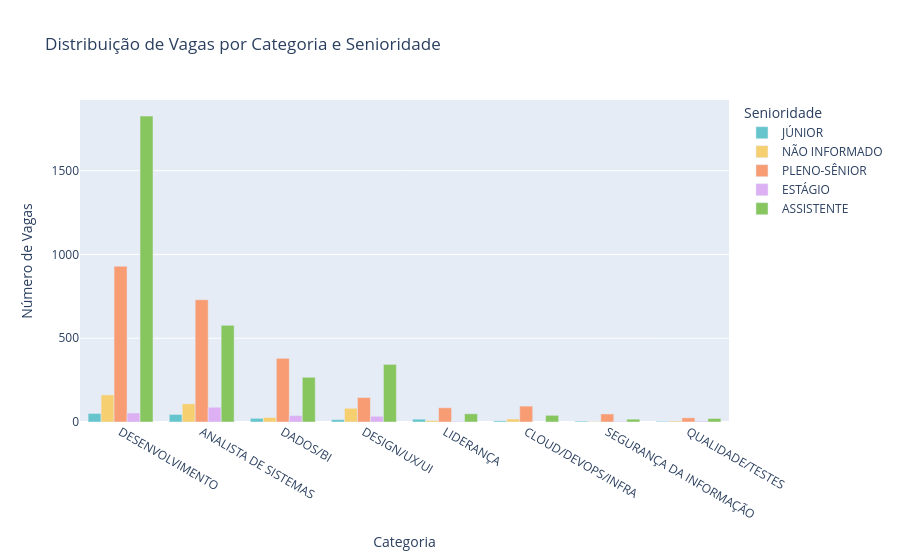

Notebook code for this chart:
### Code cell
# Gráfico de distribuição de vagas por categoria e senioridade
fig_vagas = px.bar(
    Calc_Cand_Vaga_cat,
    x="Categoria",
    y="Quantidade_Vagas",
    color="Senioridade",
    title="Distribuição de Vagas por Categoria e Senioridade",
    labels={"Quantidade_Vagas": "Número de Vagas", "Categoria": "Categoria"},
    barmode="group",
    color_discrete_sequence=px.colors.qualitative.Pastel
)

fig_vagas.update_layout(
    xaxis_title="Categoria",
    yaxis_title="Número de Vagas",
    xaxis={'categoryorder': 'total descending'}
)
fig_vagas.show()

### Figure 1 — Plotly figure (JSON) as saved in the notebook; plotly's stock layout.template omitted (floating-point values rounded to 4 significant figures)
{"data": [{"alignmentgroup": "True", "hovertemplate": "Senioridade=JÚNIOR<br>Categoria=%{x}<br>Número de Vagas=%{y}<extra></extra>", "legendgroup": "JÚNIOR", "marker": {"color": "rgb(102, 197, 204)", "pattern": {"shape": ""}}, "name": "JÚNIOR", "offsetgroup": "JÚNIOR", "orientation": "v", "showlegend": true, "textposition": "auto", "type": "bar", "x": ["SEGURANÇA DA INFORMAÇÃO", "QUALIDADE/TESTES", "DESENVOLVIMENTO", "DESIGN/UX/UI", "ANALISTA DE SISTEMAS", "DADOS/BI", "CLOUD/DEVOPS/INFRA", "LIDERANÇA"], "xaxis": "x", "y": [5, 4, 51, 14, 45, 22, 7, 17], "yaxis": "y"}, {"alignmentgroup": "True", "hovertemplate": "Senioridade=NÃO INFORMADO<br>Categoria=%{x}<br>Número de Vagas=%{y}<extra></extra>", "legendgroup": "NÃO INFORMADO", "marker": {"color": "rgb(246, 207, 113)", "pattern": {"shape": ""}}, "name": "NÃO INFORMADO", "offsetgroup": "NÃO INFORMADO", "orientation": "v", "showlegend": true, "textposition": "auto", "type": "bar", "x": ["LIDERANÇA", "DESENVOLVIMENTO", "DESIGN/UX/UI", "ANALISTA DE SISTEMAS", "CLOUD/DEVOPS/INFRA", "DADOS/BI", "SEGURANÇA DA INFORMAÇÃO", "QUALIDADE/TESTES"], "xaxis": "x", "y": [9, 162, 82, 109, 18, 27, 3, 6], "yaxis": "y"}, {"alignmentgroup": "True", "hovertemplate": "Senioridade=PLENO-SÊNIOR<br>Categoria=%{x}<br>Número de Vagas=%{y}<extra></extra>", "legendgroup": "PLENO-SÊNIOR", "marker": {"color": "rgb(248, 156, 116)", "pattern": {"shape": ""}}, "name": "PLENO-SÊNIOR", "offsetgroup": "PLENO-SÊNIOR", "orientation": "v", "showlegend": true, "textposition": "auto", "type": "bar", "x": ["SEGURANÇA DA INFORMAÇÃO", "LIDERANÇA", "DESIGN/UX/UI", "QUALIDADE/TESTES", "ANALISTA DE SISTEMAS", "DESENVOLVIMENTO", "DADOS/BI", "CLOUD/DEVOPS/INFRA"], "xaxis": "x", "y": [48, 85, 146, 25, 730, 930, 380, 95], "yaxis": "y"}, {"alignmentgroup": "True", "hovertemplate": "Senioridade=ESTÁGIO<br>Categoria=%{x}<br>Número de Vagas=%{y}<extra></extra>", "legendgroup": "ESTÁGIO", "marker": {"color": "rgb(220, 176, 242)", "pattern": {"shape": ""}}, "name": "ESTÁGIO", "offsetgroup": "ESTÁGIO", "orientation": "v", "showlegend": true, "textposition": "auto", "type": "bar", "x": ["QUALIDADE/TESTES", "ANALISTA DE SISTEMAS", "DADOS/BI", "DESENVOLVIMENTO", "DESIGN/UX/UI", "SEGURANÇA DA INFORMAÇÃO", "LIDERANÇA"], "xaxis": "x", "y": [5, 88, 38, 54, 34, 4, 4], "yaxis": "y"}, {"alignmentgroup": "True", "hovertemplate": "Senioridade=ASSISTENTE<br>Categoria=%{x}<br>Número de Vagas=%{y}<extra></extra>", "legendgroup": "ASSISTENTE", "marker": {"color": "rgb(135, 197, 95)", "pattern": {"shape": ""}}, "name": "ASSISTENTE", "offsetgroup": "ASSISTENTE", "orientation": "v", "showlegend": true, "textposition": "auto", "type": "bar", "x": ["SEGURANÇA DA INFORMAÇÃO", "LIDERANÇA", "ANALISTA DE SISTEMAS", "DESIGN/UX/UI", "DADOS/BI", "DESENVOLVIMENTO", "CLOUD/DEVOPS/INFRA", "QUALIDADE/TESTES"], "xaxis": "x", "y": [17, 49, 577, 344, 267, 1826, 40, 21], "yaxis": "y"}], "layout": {"barmode": "group", "legend": {"title": {"text": "Senioridade"}, "tracegroupgap": 0}, "title": {"text": "Distribuição de Vagas por Categoria e Senioridade"}, "xaxis": {"anchor": "y", "categoryorder": "total descending", "domain": [0, 1], "title": {"text": "Categoria"}}, "yaxis": {"anchor": "x", "domain": [0, 1], "title": {"text": "Número de Vagas"}}}}
